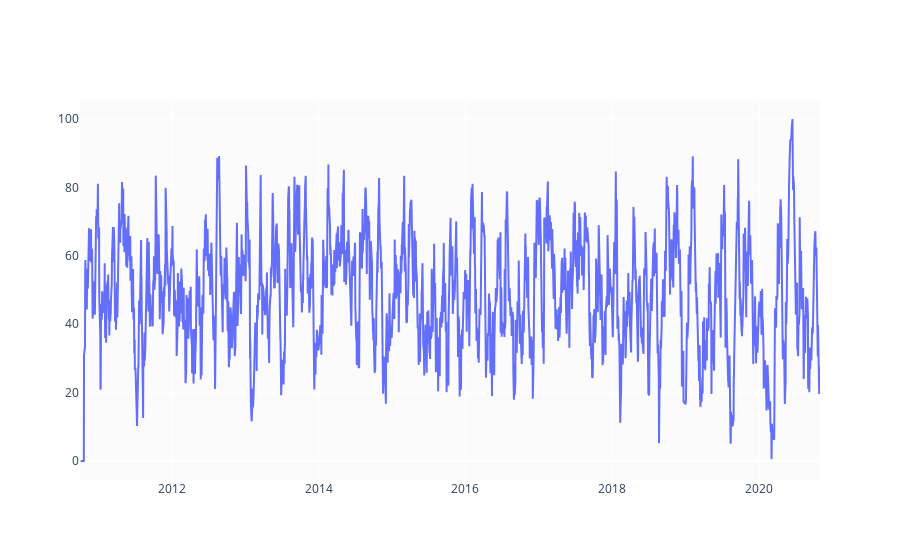

Notebook cell for this chart:
### Markdown cell above
#### RSI to predict whether a stock is overbought/oversold

### Code cell
def relative_strength_idx(df, n=14):
    open = df['Otwarcie']
    delta = open.diff()
    delta = delta[1:]
    pricesUp = delta.copy()
    pricesDown = delta.copy()
    pricesUp[pricesUp < 0] = 0
    pricesDown[pricesDown > 0] = 0
    rollUp = pricesUp.rolling(n).mean()
    rollDown = pricesDown.abs().rolling(n).mean()
    rs = rollUp / rollDown
    rsi = 100.0 - (100.0 / (1.0 + rs))
    return rsi

df['RSI'] = relative_strength_idx(df).fillna(0)

fig = go.Figure(go.Scatter(x=df.Data, y=df.RSI, name='RSI'))
fig.show()

### Figure 1 — Plotly figure (JSON) as saved in the notebook; plotly's stock layout.template omitted (floating-point values rounded to 4 significant figures; data arrays with more than 128 entries replaced by an {"elided": "..."} marker saying what was removed)
{"data": [{"name": "RSI", "type": "scatter", "x": {"elided": "2523 str values"}, "y": {"elided": "2523 float values"}}], "layout": {}}
